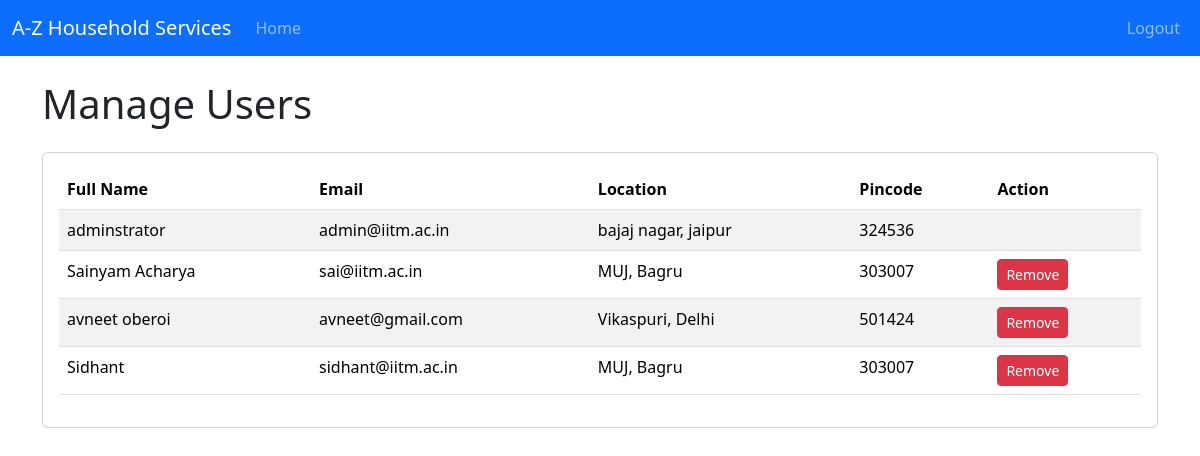
Page /admin/manage_users on the earlier database version.
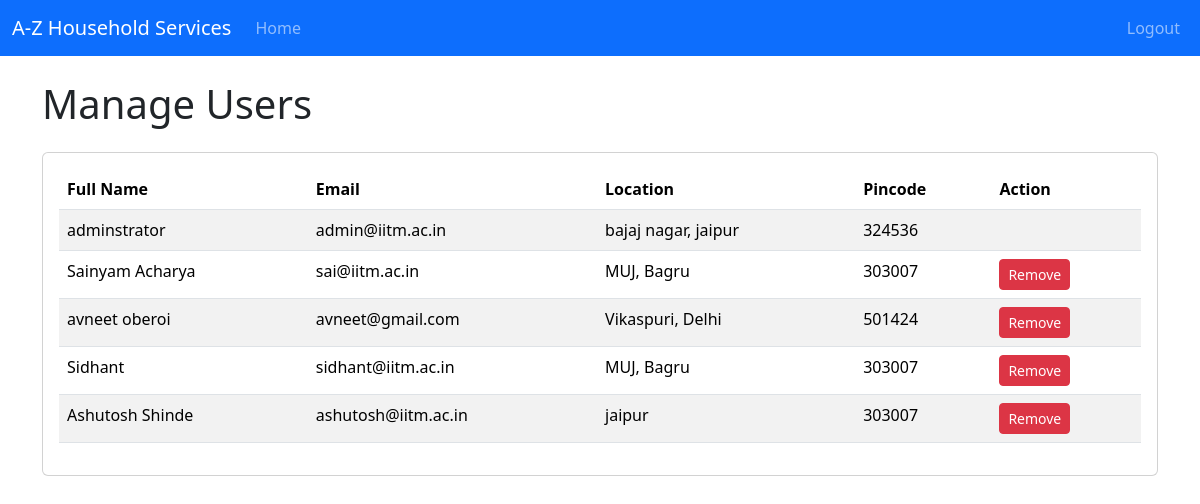
Same page on the later database version.
### backend/models.py (models this page shows)
class User(db.Model):
    __tablename__ = 'user'
    id = db.Column(db.Integer, primary_key=True)
    email = db.Column(db.String(120), unique=True, nullable=False)
    password = db.Column(db.String(120), nullable=False)
    role = db.Column(db.Integer, default=1)  # 1 for customer, 2 for professional, 0 for admin
    full_name = db.Column(db.String(120), nullable=False)
    address = db.Column(db.String(255), nullable=False)
    pincode = db.Column(db.Integer, nullable=False)
    service_requests = db.relationship('ServiceRequest',cascade="all,delete", backref='user', lazy='dynamic') #lazy is a server property

### backend/controllers.py (the view)
@app.route('/admin/manage_users', methods=["GET"])
def admin_manage_users():
    users=get_users()  #fetching all users
    admin = User.query.filter_by(role=0).first()  # fetching admin
    return render_template("admin_manage_users.html", users=users, admin=admin)

### backend/controllers.py (called while the page is built)
def get_users():
    users=User.query.all()
    return users

### templates/admin_manage_users.html (shortened to what this page needs)
{% extends "base_dashboard.html" %}
{% block dashboard_content %}
<h1 class="mb-4">Manage Users</h1>
<div class="card">
    <div class="card-body">
        <div class="table-responsive">
            <table class="table table-striped table-hover">
                <thead>
                    <tr>
                        <th>Full Name</th>
                        <th>Email</th>
                        <th>Location</th>
                        <th>Pincode</th>
                        <th>Action</th>
                    </tr>
                </thead>
                <tbody>
                    {% for user in users %}
                    <tr>
                        <td>{{ user.full_name }}</td>
                        <td>{{ user.email }}</td>
                        <td>{{ user.address }}</td>
                        <td>{{ user.pincode }}</td>
                        <td>
                            {% if user.id != admin.id %}
                            <form action="{{ url_for('admin_remove_user', user_id=user.id) }}" method="POST" onsubmit="return confirm('Are you sure you want to remove this user?');">
                                <button type="submit" class="btn btn-danger btn-sm">Remove</button>
                            </form>
                            {% endif %}
                        </td>
                    </tr>
                    {% endfor %}
                </tbody>
            </table>
        </div>
    </div>
</div>
{% endblock %}

Differences in the rows shown:
added User: full_name "Ashutosh Shinde", email "ashutosh@iitm.ac.in", address "jaipur", pincode "303007"
